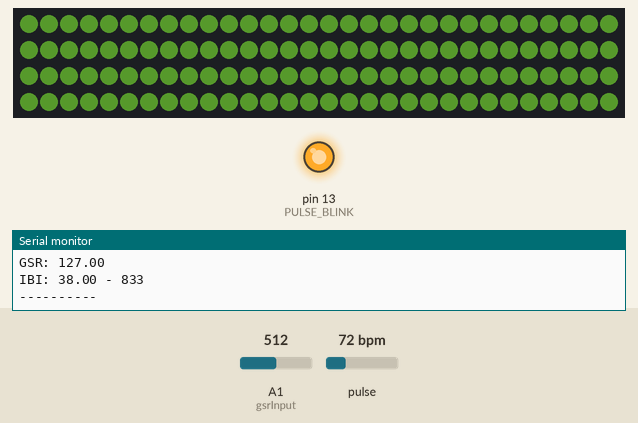
Recording of a sketch running on a simulated Arduino Uno, built with avr-gcc and run on an emulated ATmega328P. Parts: 120 RGB LEDs in strip order, left to right, continuing on the next row, output pins drawn as LEDs (lit = HIGH), the last lines printed to the serial monitor. Dashed ring = blinking. The test bench sets the inputs (shaded band); at power-on: pulse 72 bpm, A1 (gsrInput) = 512. Dim RGB values are drawn brighter than linear.

Above: at 2.6 s.
2.7 s: pulse set to 42 bpm
At 5.5 s:
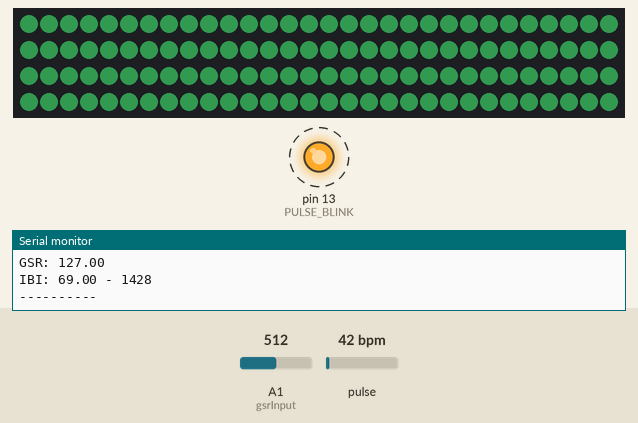
5.7 s: pulse set to 100 bpm
At 8.4 s:
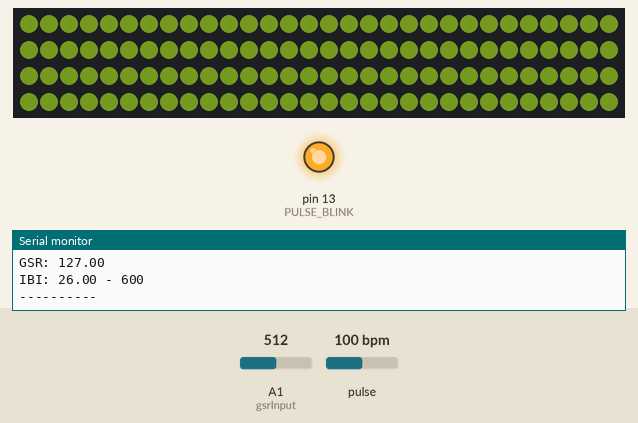
8.7 s: A1 (gsrInput) set to 540
11.7 s: A1 (gsrInput) set to 769
14.7 s: A1 (gsrInput) set to 802
17.5 s: A1 (gsrInput) set to 122
At 21.1 s:
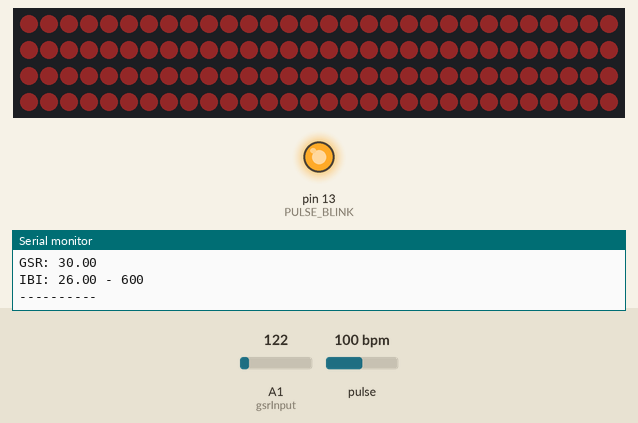
Timing chart, 0 to 21.5 s (numbered marks = the images above; inputs shaded):
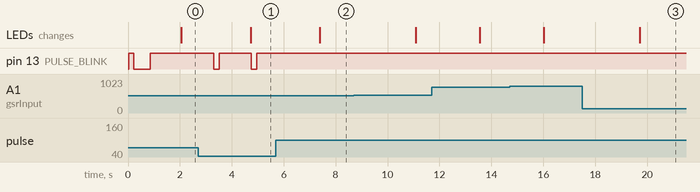

Measured:
- after the input at 2.7 s, pin 13 (PULSE_BLINK): alternates HIGH for 1.2 s and LOW for 0.21 s, starting after 0.61 s; the LEDs: change after 2.0 s (image 1)
- after the input at 5.7 s, pin 13 (PULSE_BLINK): stops changing and stays HIGH; the LEDs: change after 1.7 s (image 2)
- after the input at 17.5 s, the LEDs: change after 2.2 s (image 3)

The sketch:

ouro_one.ino
```cpp
/*
 * Author: Holkan Luna
 * Project: Ouróboros
 * Description: Este sketch obtiene el bpm del corazón del usuario y usa ese valor para
 * controlar la iluminación de una tira de neoPixel replicando el latido del corazón.
 *
 * Se añadió el sensor GSR (Galvanic Skin Response) y ahora también los datos que se
 * obtienen del mismo ayudan a generar el valor rgb que ilumina los neopixeles.
 *
 * El resultado hasta ahora es una luz blanca con poca variación en la gama cromática
 *
*/

//INCLUDEPULSE SENSOR LIBRARY
#define USE_ARDUINO_INTERRUPTS true    // Set-up low-level interrupts for most acurate BPM math.
#include <PulseSensorPlayground.h>     // Includes the PulseSensorPlayground Library.

//INCLUDE NEOPIXEL LIBRARY
#include <Adafruit_NeoPixel.h>
#ifdef __AVR__
 #include <avr/power.h> // Required for 16 MHz Adafruit Trinket
#endif


//VARIABLES PULSE SENSOR
const int PULSE_INPUT = A0;
const int PULSE_BLINK = 13;
const int PULSE_FADE = 5;
const int Threshold = 550;

//VARIABLES NEO PIXEL
#define PIN 6
#define NUMPIXELS 120

//VARIABLES GSR
int gsrInput = A1;

//GENERAL VARIABLES
int generalCount = 0;

//INIT LIBS
PulseSensorPlayground pulseSensor;
Adafruit_NeoPixel pixels(NUMPIXELS, PIN, NEO_GRB + NEO_KHZ800);

void setup() {

  //Conf pulse sensor obj
  pulseSensor.analogInput(PULSE_INPUT);
  pulseSensor.blinkOnPulse(PULSE_BLINK);
  pulseSensor.fadeOnPulse(PULSE_FADE);

  pulseSensor.setThreshold(Threshold);

  if(!pulseSensor.begin()){
    for(;;){
      digitalWrite(PULSE_BLINK, LOW);
      delay(50);
      digitalWrite(PULSE_BLINK, HIGH);
      delay(50);
    }
  }

  //Conf Neopixel
  pixels.begin();
  pixels.setBrightness(50);
  pixels.clear();
  pixels.show();
  Serial.begin(9600);
}

void loop() {
  int bpmVal = pulseSensor.getBeatsPerMinute();
  int interBeats = pulseSensor.getInterBeatIntervalMs();
  int pulseAmp = pulseSensor.getPulseAmplitude(PULSE_INPUT);
  int rawInputGSR = analogRead(gsrInput);

  delay(20);


  if(pulseSensor.sawStartOfBeat()){

    float r = bpmVal;
    float g = map(rawInputGSR, 0, 1023, 0, 255);
    float b = map(interBeats, 100, 5000, 0, 255);


    Serial.println((String)"----------");
    Serial.println((String)"BPM: " + r);
    Serial.println((String)"GSR: " + g);
    Serial.println((String)"IBI: " + b + " - " + interBeats );
    Serial.println((String)"----------");

    for(int i=0; i<NUMPIXELS; i++){
      pixels.setPixelColor(i, pixels.Color(r, g, b));
      delay(10);
    }
    pixels.show();
  }

}
```
